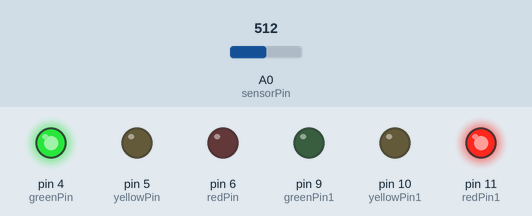
Recording of a sketch running on a simulated Arduino Uno, built with avr-gcc and run on an emulated ATmega328P. On the bench: output pins drawn as LEDs (lit = HIGH). The test bench sets the inputs (shaded band); at power-on: A0 (sensorPin) = 512.

Above: at 1.2 s.
1.3 s: A0 (sensorPin) set to 104
2.8 s: A0 (sensorPin) set to 88
At 4.1 s:
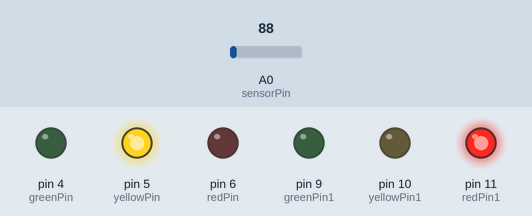
At 6.2 s:
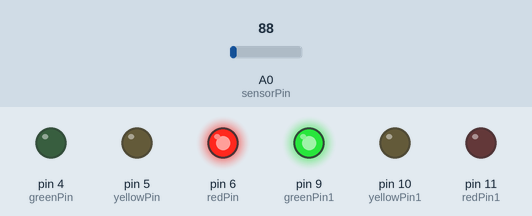
Timing chart, 0 to 17.1 s (numbered marks = the images above; inputs shaded):
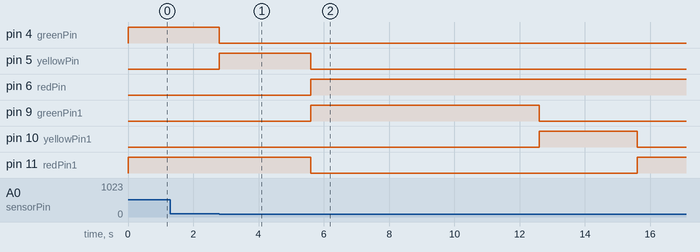

Measured:
- the behaviour switches between 100 and 99 on A0 (sensorPin) (found by bisection; images 0 and 1)
- after the input at 1.3 s, every drawn part: stays the same
- after the input at 2.8 s, pin 4 (greenPin): HIGH → LOW at once; pin 5 (yellowPin): LOW → HIGH at once, → LOW 2.8 s later; pin 6 (redPin): LOW → HIGH after 2.8 s; pin 9 (greenPin1): LOW → HIGH after 2.8 s, → LOW 7.0 s later; pin 10 (yellowPin1): LOW → HIGH after 9.8 s, → LOW 3.0 s later

The sketch:

sketch_2.ino
```cpp
int greenPin = 4;
int yellowPin = 5;
int redPin = 6;

int greenPin1 = 9;
int yellowPin1 = 10;
int redPin1 = 11;

int sensorPin = A0;


void setup() {

  pinMode(greenPin , OUTPUT);
  pinMode(redPin , OUTPUT);
  pinMode(yellowPin , OUTPUT);
  pinMode(greenPin1 , OUTPUT);
  pinMode(redPin1 , OUTPUT);
  pinMode(yellowPin1 , OUTPUT);

  digitalWrite(greenPin, HIGH);
  digitalWrite(redPin1, HIGH);

}
void loop() {

  if (analogRead(sensorPin) < 100) {
    digitalWrite(greenPin, LOW);
    digitalWrite(yellowPin, HIGH);
    delay(2800);
    digitalWrite(yellowPin, LOW);
    digitalWrite(redPin, HIGH);

    digitalWrite(redPin1, LOW);

    digitalWrite(greenPin1, HIGH);
    delay(7000);
    digitalWrite(greenPin1, LOW);
    digitalWrite(yellowPin1, HIGH);
    delay(3000);
    digitalWrite(yellowPin1, LOW);
    digitalWrite(redPin1, HIGH);
    delay(2000);

    digitalWrite(redPin, LOW);
    digitalWrite(greenPin, HIGH);
  }
}
```
